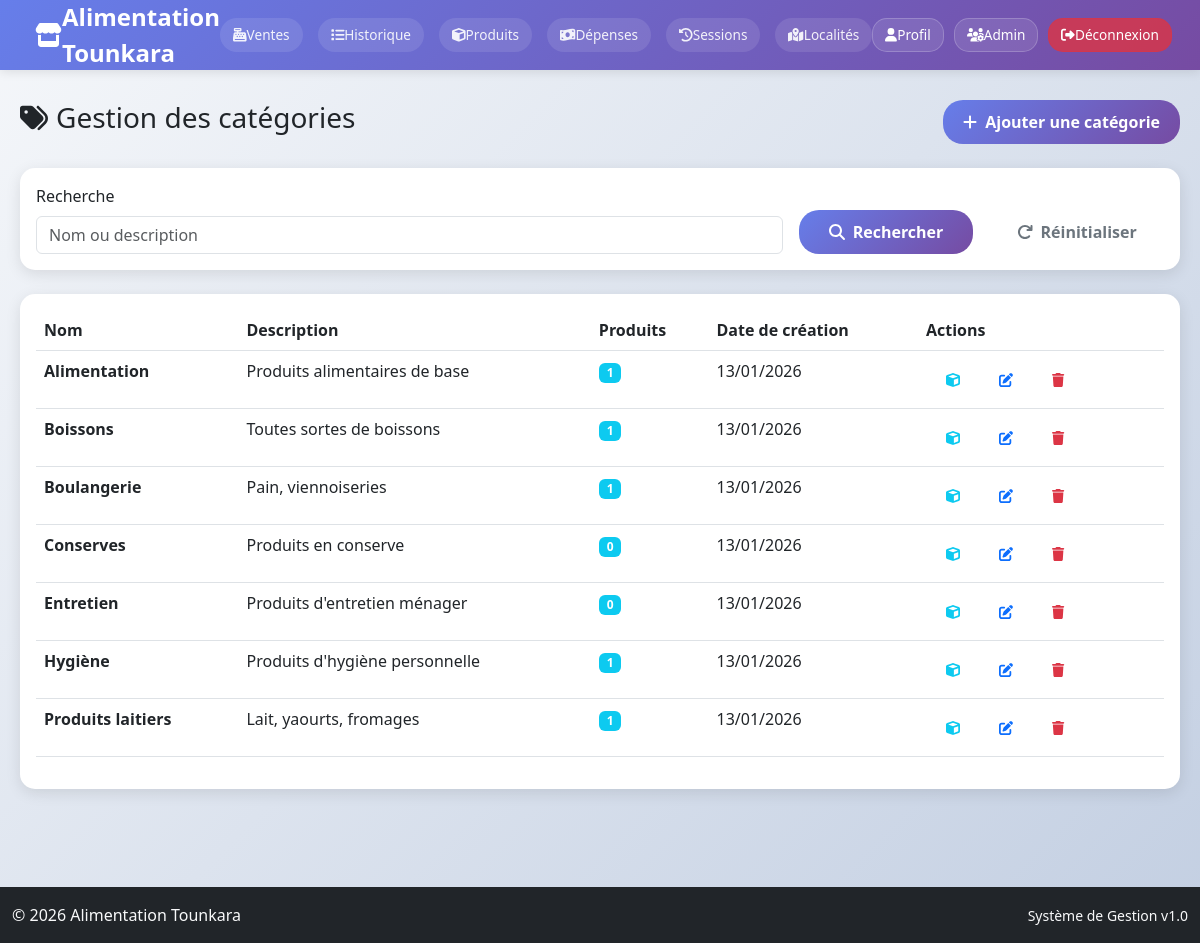
The app's page /categories.php (signed in) with its own data.
### tables this page shows
CREATE TABLE categories (
    id INT AUTO_INCREMENT PRIMARY KEY,
    name VARCHAR(100) NOT NULL,
    description TEXT,
    created_at TIMESTAMP DEFAULT CURRENT_TIMESTAMP
);

### config/database.php (called while the page is built, shortened)
<?php
function getUserRole() {
    return $_SESSION['user_role'] ?? 'guest';
}
function isAdmin() {
    return getUserRole() === 'admin';
}
function isCashier() {
    return getUserRole() === 'cashier';
}
?>

### categories.php (the view, shortened to what this page needs)
<?php
require_once 'config/database.php';
require_once 'includes/header.php';
$action = $_GET['action'] ?? 'list';
if ($action === 'list') {
    try {
        $query = "SELECT c.*,
                 (SELECT COUNT(*) FROM products WHERE category_id = c.id AND is_active = 1) as products_count
                 FROM categories c WHERE 1=1";
        $params = [];
        $query .= " ORDER BY c.name ASC";
        $stmt = $pdo->prepare($query);
        $stmt->execute($params);
        $categories = $stmt->fetchAll();
    } catch(PDOException $e) {
        $error = 'Erreur: ' . $e->getMessage();
    }
}
?>
<?php if ($action === 'list'): ?>
<div class="row">
    <div class="col-12">
        <div class="d-flex justify-content-between align-items-center mb-4">
            <h1 class="h3">
                <i class="fas fa-tags me-2"></i>Gestion des catégories
            </h1>
            <a href="categories.php?action=add" class="btn btn-primary">
                <i class="fas fa-plus me-2"></i>Ajouter une catégorie
            </a>
        </div>
    </div>
</div>
<div class="card mb-4">
    <div class="card-body">
        <form method="GET" class="row g-3">
            <div class="col-md-8">
                <label for="search" class="form-label">Recherche</label>
                <input type="text" class="form-control" id="search" name="search" value="<?php echo htmlspecialchars($_GET['search'] ?? ''); ?>" placeholder="Nom ou description">
            </div>
            <div class="col-md-2 d-flex align-items-end">
                <button type="submit" class="btn btn-primary w-100">
                    <i class="fas fa-search me-2"></i>Rechercher
                </button>
            </div>
            <div class="col-md-2 d-flex align-items-end">
                <a href="categories.php" class="btn btn-outline-secondary w-100">
                    <i class="fas fa-redo me-2"></i>Réinitialiser
                </a>
            </div>
        </form>
    </div>
</div>
<div class="card">
    <div class="card-body">
        <?php if (empty($categories)): ?>
            <p class="text-muted text-center">Aucune catégorie trouvée</p>
        <?php else: ?>
            <div class="table-responsive">
                <table class="table table-hover">
                    <thead>
                        <tr>
                            <th>Nom</th>
                            <th>Description</th>
                            <th>Produits</th>
                            <th>Date de création</th>
                            <th>Actions</th>
                        </tr>
                    </thead>
                    <tbody>
                        <?php foreach ($categories as $category): ?>
                        <tr>
                            <td>
                                <strong><?php echo htmlspecialchars($category['name']); ?></strong>
                            </td>
                            <td><?php echo htmlspecialchars($category['description'] ?: 'N/A'); ?></td>
                            <td>
                                <span class="badge bg-info"><?php echo $category['products_count']; ?></span>
                            </td>
                            <td><?php echo date('d/m/Y', strtotime($category['created_at'])); ?></td>
                            <td>
                                <div class="btn-group btn-group-sm">
                                    <a href="products.php?category=<?php echo $category['id']; ?>" class="btn btn-outline-info" title="Voir les produits">
                                        <i class="fas fa-cube"></i>
                                    </a>
                                    <a href="categories.php?action=edit&id=<?php echo $category['id']; ?>" class="btn btn-outline-primary" title="Modifier">
                                        <i class="fas fa-edit"></i>
                                    </a>
                                    <button onclick="confirmDeleteCategory(<?php echo $category['id']; ?>)" class="btn btn-outline-danger" title="Supprimer">
                                        <i class="fas fa-trash"></i>
                                    </button>
                                </div>
                            </td>
                        </tr>
                        <?php endforeach; ?>
                    </tbody>
                </table>
            </div>
        <?php endif; ?>
    </div>
</div>
<?php endif; ?>
<?php require_once 'includes/footer.php'; ?>

### includes/header.php (shortened to what this page needs)
<?php
require_once 'config/database.php';
?>
<!DOCTYPE html>
<html lang="fr">
<head>
    <link href="https://cdn.jsdelivr.net/npm/bootstrap@5.3.0/dist/css/bootstrap.min.css" rel="stylesheet">
    <link href="https://cdnjs.cloudflare.com/ajax/libs/font-awesome/6.4.0/css/all.min.css" rel="stylesheet">
</head>
<body>
    <header class="main-header">
        <div class="header-container">
            <a href="<?php echo isCashier() ? 'cashier_dashboard.php' : 'index.php'; ?>" class="header-brand">
                <i class="fas fa-store"></i>
                <span><?php echo SITE_NAME; ?></span>
            </a>
            <nav class="header-nav" id="mainNav">
                <?php if (isCashier()): ?>
                    <?php if (hasOpenCashSession()): ?>
                    <a href="pos.php" class="nav-item">
                        <i class="fas fa-cash-register"></i>Ventes
                    </a>
                    <?php else: ?>
                    <a href="cash_management.php" class="nav-item">
                        <i class="fas fa-cash-register"></i>Ouvrir Caisse
                    </a>
                    <?php endif; ?>
                    <a href="sales.php" class="nav-item">
                        <i class="fas fa-list"></i>Historique
                    </a>
                <?php else: ?>
                    <a href="pos.php" class="nav-item">
                        <i class="fas fa-cash-register"></i>Ventes
                    </a>
                    <a href="sales.php" class="nav-item">
                        <i class="fas fa-list"></i>Historique
                    </a>
                    <a href="products.php" class="nav-item">
                        <i class="fas fa-cube"></i>Produits
                    </a>
                    <a href="expenses.php" class="nav-item">
                        <i class="fas fa-money-bill-wave"></i>Dépenses
                    </a>
                    <a href="sessions.php" class="nav-item">
                        <i class="fas fa-history"></i>Sessions
                    </a>
                    <?php if (isAdmin()): ?>
                    <a href="locations.php" class="nav-item">
                        <i class="fas fa-map-marked-alt"></i>Localités
                    </a>
                    <?php endif; ?>
                <?php endif; ?>
            </nav>
            <div class="header-actions">
                <a href="profile.php" class="action-btn">
                    <i class="fas fa-user"></i>Profil
                </a>
                <?php if (isAdmin()): ?>
                <a href="users.php" class="action-btn">
                    <i class="fas fa-users-cog"></i>Admin
                </a>
                <?php endif; ?>
                <a href="logout.php" class="action-btn logout-btn">
                    <i class="fas fa-sign-out-alt"></i>Déconnexion
                </a>
            </div>
        </div>
    </header>
    <main class="main-content">

### includes/footer.php (shortened to what this page needs)
</main>
    <footer class="bg-dark text-light py-3 mt-5">
        <div class="container-fluid">
            <div class="row">
                <div class="col-md-6">
                    <p class="mb-0">&copy; <?php echo date('Y'); ?> <?php echo SITE_NAME; ?></p>
                </div>
                <div class="col-md-6 text-md-end">
                    <p class="mb-0">
                        <small>Système de Gestion v1.0</small>
                    </p>
                </div>
            </div>
        </div>
    </footer>
</body>
</html>

### includes/header.php (style rules this page uses)
:root { --primary-color: #667eea; --secondary-color: #764ba2; --success-color: #4facfe; --danger-color: #f5576c; --dark-color: #2c3e50; --light-color: #f8f9fa; }
* { margin: 0; padding: 0; box-sizing: border-box; }
body { font-family: 'Segoe UI', Tahoma, Geneva, Verdana, sans-serif; background: linear-gradient(135deg, #f5f7fa 0%, #c3cfe2 100%); min-height: 100vh; padding-top: 70px; }
.main-header { position: fixed; top: 0; left: 0; right: 0; height: 70px; background: linear-gradient(135deg, var(--primary-color) 0%, var(--secondary-color) 100%); box-shadow: 0 2px 10px rgba(0,0,0,0.1); z-index: 1000; display: flex; align-items: center; padding: 0 20px; }
.header-container { width: 100%; max-width: 1400px; margin: 0 auto; display: flex; justify-content: space-between; align-items: center; height: 100%; }
.header-brand { display: flex; align-items: center; color: white; text-decoration: none; font-size: 1.5rem; font-weight: 700; transition: all 0.3s ease; }
.header-nav { display: flex; align-items: center; gap: 15px; height: 100%; flex: 1; justify-content: center; }
.nav-item { display: inline-flex; align-items: center; color: rgba(255,255,255,0.9); text-decoration: none; padding: 8px 16px; border-radius: 20px; background: rgba(255,255,255,0.1); transition: all 0.3s ease; font-weight: 500; font-size: 0.9rem; white-space: nowrap; border: 1px solid transparent; }
.header-actions { display: flex; align-items: center; gap: 10px; }
.action-btn { display: inline-flex; align-items: center; color: white; text-decoration: none; padding: 6px 12px; border-radius: 15px; background: rgba(255,255,255,0.1); transition: all 0.3s ease; font-size: 0.85rem; font-weight: 500; border: 1px solid rgba(255,255,255,0.2); }
.logout-btn { background: rgba(220,53,69,0.8); border-color: rgba(220,53,69,0.5); }
@media (max-width: 1200px) { .header-container { padding: 0 15px; } }
@media (max-width: 1200px) { .nav-item { padding: 6px 12px; font-size: 0.85rem; } }
.main-content { padding: 30px 20px; min-height: calc(100vh - 70px); }
.card { border: none; border-radius: 15px; box-shadow: 0 4px 15px rgba(0,0,0,0.1); background: white; margin-bottom: 20px; }
.btn { border-radius: 20px; font-weight: 600; padding: 10px 20px; border: none; transition: all 0.3s ease; }
.btn-primary { background: linear-gradient(135deg, var(--primary-color) 0%, var(--secondary-color) 100%); color: white; }

### records on screen
categories: name "Alimentation", description "Produits alimentaires de base", products_count "1", created_at "13/01/2026"
categories: name "Boissons", description "Toutes sortes de boissons", products_count "1", created_at "13/01/2026"
categories: name "Boulangerie", description "Pain, viennoiseries", products_count "1", created_at "13/01/2026"
categories: name "Conserves", description "Produits en conserve", products_count "0", created_at "13/01/2026"
categories: name "Entretien", description "Produits d'entretien ménager", products_count "0", created_at "13/01/2026"
categories: name "Hygiène", description "Produits d'hygiène personnelle", products_count "1", created_at "13/01/2026"
categories: name "Produits laitiers", description "Lait, yaourts, fromages", products_count "1", created_at "13/01/2026"

### other values on screen
SITE_NAME "Alimentation Tounkara"
